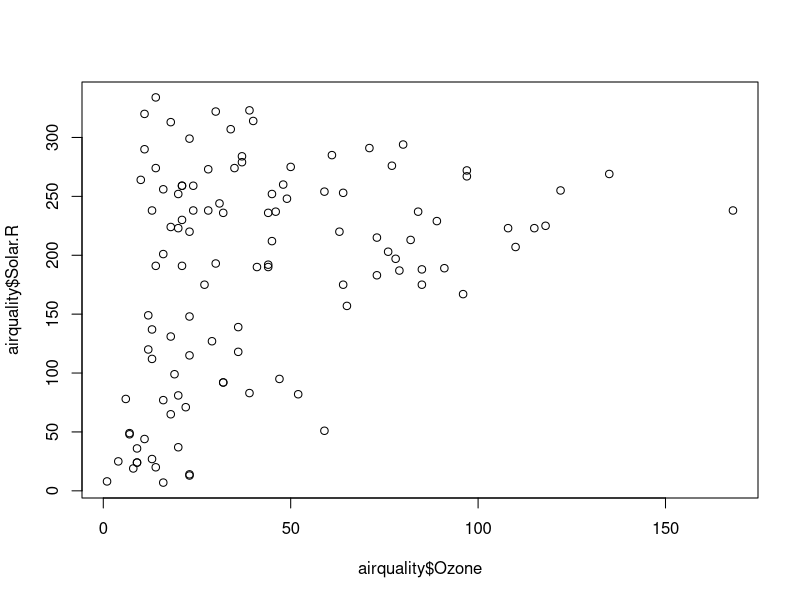
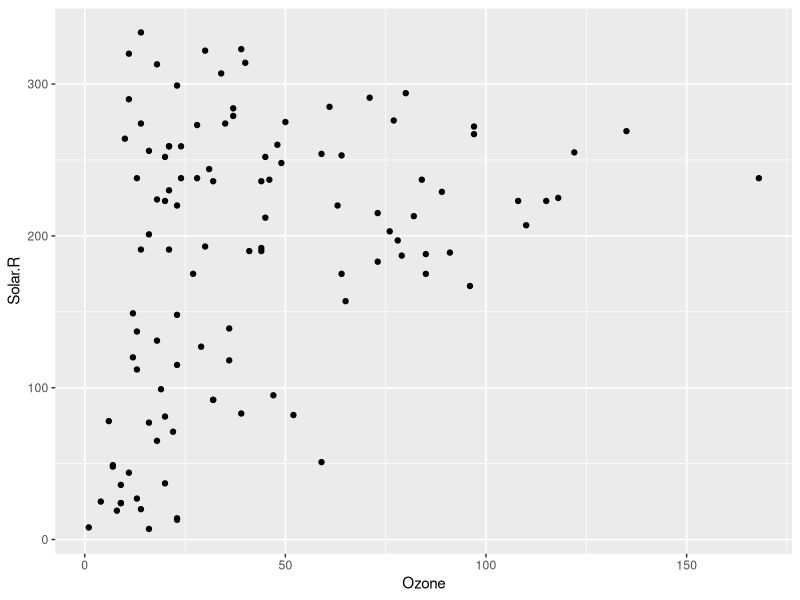

R code for these plots, in order:
## ---- chunk 1

"this is code"

library(tidyverse)

## ---- chunk 2
plot(airquality$Ozone,
     airquality$Solar.R)
## ---- chunk 3
library(ggplot2)

ggplot(airquality,
       aes(x = Ozone,
           y = Solar.R)) + 
  geom_point()
